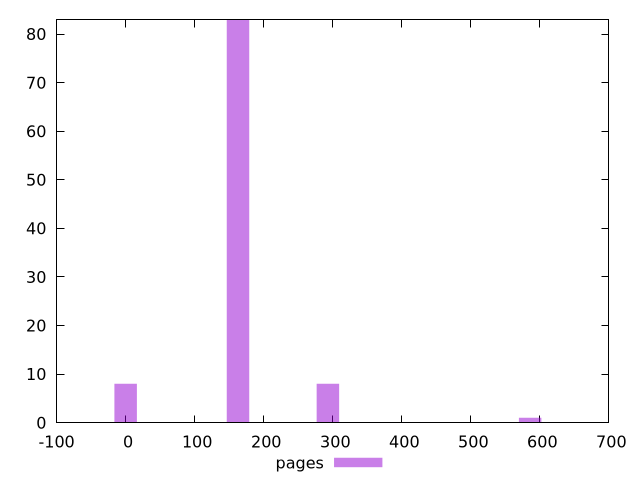

Source code (gnuplot):
$_pages <<EOF
292.9731623919557 8
162.76286799553094 83
0 8
585.9463247839115 1
EOF
set key outside below
set terminal pngcairo
set output "report_00004_2020-11-02T20-21-41.718Z/unused-css-rules/pages//raw_hist.png"
set yrange [0:83]
set boxwidth 32.55257359910619
set style fill transparent solid 0.5 noborder
plot $_pages title "pages" with boxes ,
